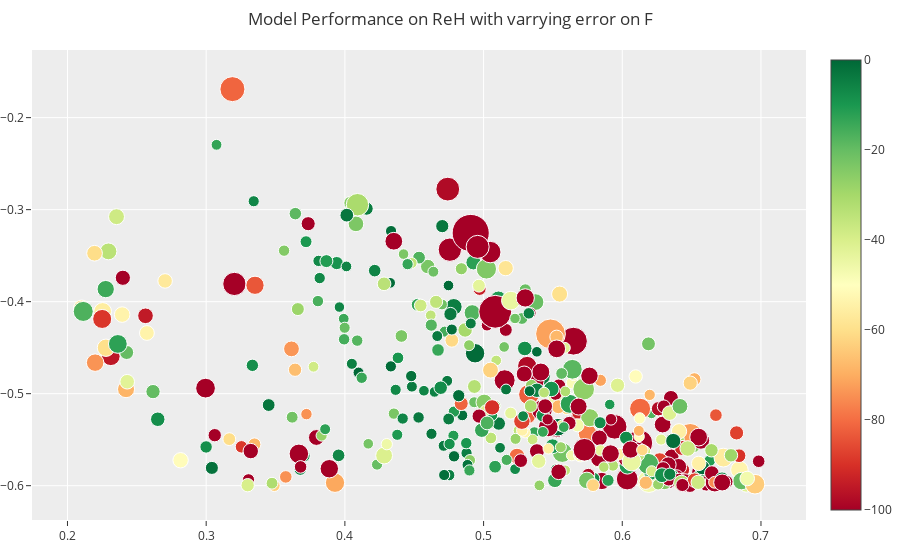

Source (notebook cell):
### Code cell
plotInteractiveErrF(403, 'ReH', 0.25)

### Figure 1 — Plotly figure (JSON) as saved in the notebook; plotly's stock layout.template omitted (floating-point values rounded to 4 significant figures; data arrays with more than 128 entries replaced by an {"elided": "..."} marker saying what was removed)
{"data": [{"hovertemplate": "xb: %{x:.2f}<br>t: %{y:.2f}", "marker": {"cmax": 0, "cmin": -100, "color": {"elided": "403 float values"}, "colorscale": [[0, "rgb(165,0,38)"], [0.1, "rgb(215,48,39)"], [0.2, "rgb(244,109,67)"], [0.3, "rgb(253,174,97)"], [0.4, "rgb(254,224,139)"], [0.5, "rgb(255,255,191)"], [0.6, "rgb(217,239,139)"], [0.7, "rgb(166,217,106)"], [0.8, "rgb(102,189,99)"], [0.9, "rgb(26,152,80)"], [1, "rgb(0,104,55)"]], "opacity": 1, "showscale": true, "size": {"elided": "403 float values"}}, "mode": "markers", "type": "scatter", "x": {"elided": "403 float values"}, "y": {"elided": "403 float values"}}], "layout": {"margin": {"b": 40, "l": 0, "r": 0, "t": 50}, "scene": {"xaxis": {"title": {"text": "x_b"}}, "yaxis": {"title": {"text": "t"}}}, "title": {"text": "Model Performance on ReH with varrying error on F"}}}
